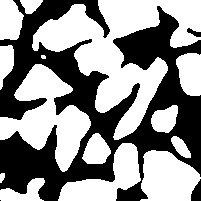
#> input picture sand_bilevel.png, 201 x 201 px
$ jupyter execute --allow-errors Assignment_4_Morphology-Solution.ipynb   (shell and % lines are left out)
#> lines starting #> are read from the running program, lines starting #| are printed output that depends on the picture; after the words box and inside, x2 and y2 are one past the last pixel; in counts of white or black regions, pixels touching at a corner belong together
[cell 1]
import numpy as np
import matplotlib.pyplot as plt
import skimage.morphology as morph
import skimage.transform as trans
from skimage import measure
from scipy import ndimage

# Exercise 1 : basic operations
Test the effect of erosion, dilation, open, close on the test
image sand_bilevel.png.

Change size and type of the structure elements.

[cell 2]
img=plt.imread('sand_bilevel.png')
#> img: shape (201, 201) float32; values 0 (black) and 1 (white), 56.1% white; 4 black regions (1 under 20 px), largest, box (x1, y1, x2, y2) and area: (0, 0, 201, 201) 17523, (191, 179, 201, 201) 150, (187, 28, 201, 37) 65
plt.imshow(img)

## Erode

[cell 3]
plt.figure(figsize=[15,9])
for i in np.arange(0,4) :
    plt.subplot(2,2,i+1)
    plt.imshow(morph.erosion(img,np.ones([3+i,3+i])))

## Dilate

[cell 4]
plt.figure(figsize=[15,9])
for i in np.arange(0,4) :
    plt.subplot(2,2,i+1)
    plt.imshow(morph.dilation(img,np.ones([3+i,3+i])))
#> this loop made 4 passes

## Open

[cell 5]
plt.figure(figsize=[15,9])
for i in np.arange(0,4) :
    plt.subplot(2,2,i+1)
    plt.imshow(morph.opening(img,np.ones([3+i,3+i])))
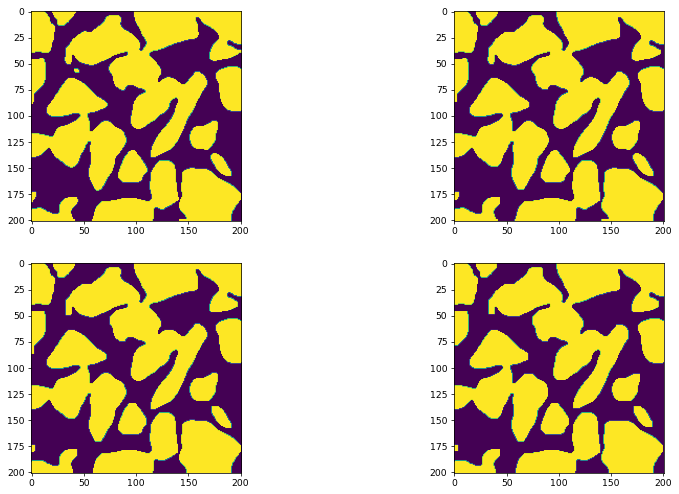
#> figure drawn by matplotlib, 4 panels

## Close

[cell 6]
plt.figure(figsize=[15,9])
for i in np.arange(0,4) :
    plt.subplot(2,2,i+1)
    plt.imshow(morph.closing(img,np.ones([3+i,3+i])))

# Exercise 2 : Illumination correction
Find a structure element that corrects the inhomogeneous illumination in the image sand_grad.png using top-hats.

Is there a difference in SE size when you use black top-hat or white top-hat, why?

[cell 7]
g=plt.imread('sand_gradient.png')
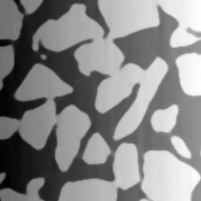
#> input picture sand_gradient.png, 201 x 201 px
#> g is the input picture: shape (201, 201) float32; min 0, max 1, mean 0.528

[cell 8]
plt.figure(figsize=[15,7])
plt.subplot(1,3,1)
plt.imshow(g)

plt.subplot(1,3,2)
plt.imshow(morph.black_tophat(g,np.ones([25,25])))

plt.subplot(1,3,3)
plt.imshow(morph.white_tophat(g,np.ones([51,51])))
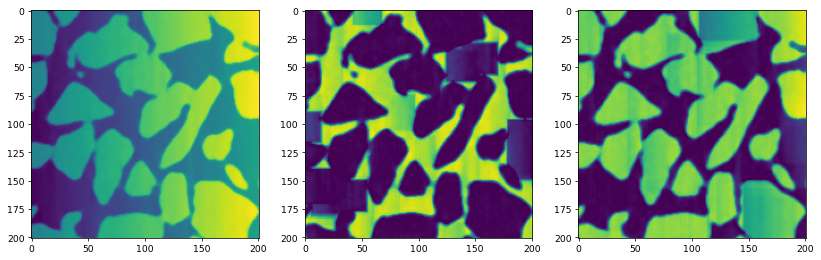
#> figure drawn by matplotlib, 3 panels

# Exercise 3 : Distance maps
Compute distance maps of the grains in the sand image using the
three metrics Euclidean, City-block, and Chessboard. Compute difference images between the first one
and the other two. What conclusion can you make regarding the
accuracy of the two connectivity based metrics compared to the
Euclidean metric.

Keep the Euclidean distance map for the next exercises.

[cell 9]
eu=ndimage.distance_transform_edt(img)
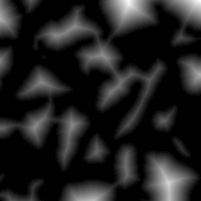
#> eu: shape (201, 201) float64; min 0, max 30.08, mean 3.9; drawn with min black and max white
cb=ndimage.distance_transform_cdt(img,metric='chessboard')
tc=ndimage.distance_transform_cdt(img,metric='taxicab')

[cell 10]
plt.figure(figsize=[15,9])
plt.subplot(2,3,1)
plt.imshow(eu)
plt.colorbar()
plt.title('Euclidean')

plt.subplot(2,3,2)
plt.imshow(tc)
plt.colorbar()
plt.title('City block')

plt.subplot(2,3,3)
plt.imshow(cb)
plt.colorbar()
plt.title('Chessboard')

plt.subplot(2,3,5)
plt.imshow(tc-eu)
plt.colorbar()
plt.title('tc-eu')

plt.subplot(2,3,6)
plt.imshow(cb-eu)
plt.colorbar()
plt.title('cb-eu')
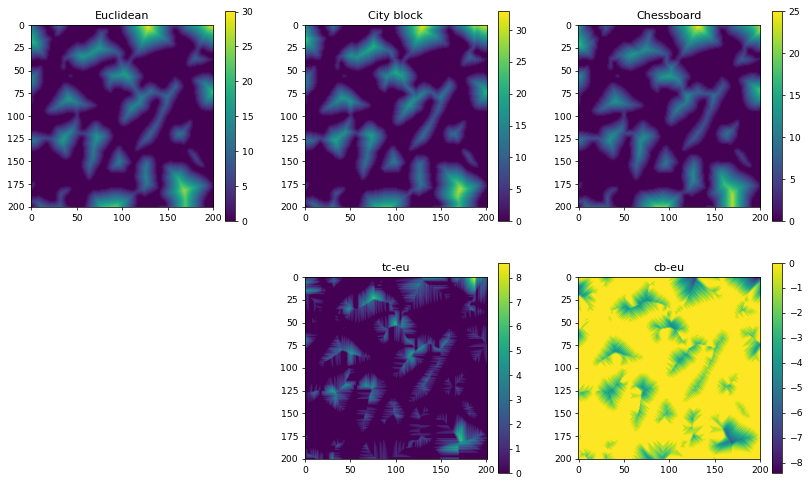
#> figure drawn by matplotlib, 10 panels

<b>Conclusion</b>: City block overestiates the distance, while chessboard under estimates

# Exercise 4: Local extrema

Compute the distance maps of both grains and pore space in the
sand image and combine them into one image as
\[
g=D_{\mathcal{E}}(f^c)-D_{\mathcal{E}}(f)
\]
Test the palette of local extrema functions on $g$.

[cell 11]
g=ndimage.distance_transform_edt(img)-ndimage.distance_transform_edt(1-img)
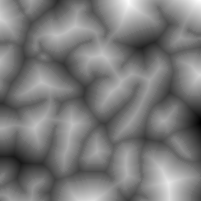
#> g: shape (201, 201) float64; min -24.76, max 30.08, mean 1.5; drawn with min black and max white
plt.imshow(g)
plt.colorbar()
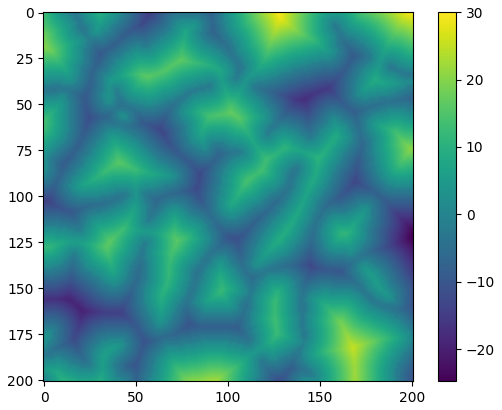
#> figure drawn by matplotlib, 2 panels

[cell 12]
plt.figure(figsize=[15,10])
h=10
plt.subplot(2,2,1)
plt.imshow(morph.local_minima(g),cmap='gray')
plt.title('local min')

plt.subplot(2,2,2)
plt.imshow(morph.h_minima(g,h),cmap='gray')
plt.title('hmin')

plt.subplot(2,2,3)
plt.imshow(morph.local_maxima(g),cmap='gray')
plt.title('local max')

plt.subplot(2,2,4)
plt.imshow(morph.h_maxima(g,h),cmap='gray')
plt.title('hmax')
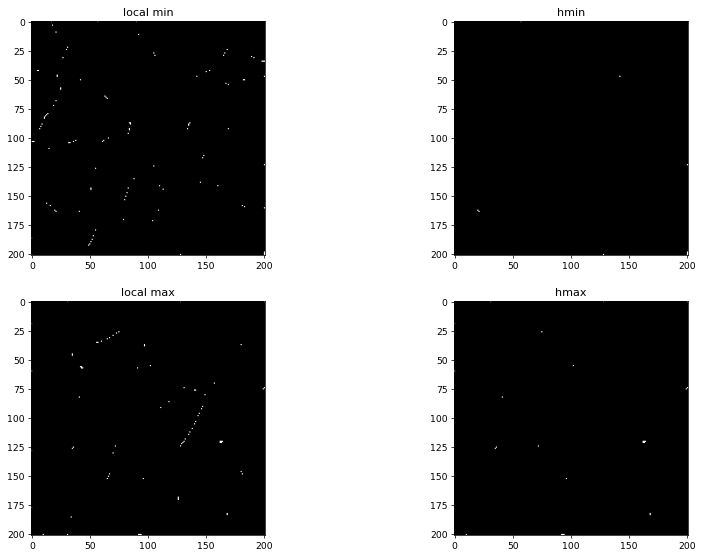
#> figure drawn by matplotlib, 4 panels

# Exercise 5: Watershed segmentation
Reading: http://scikit-image.org/docs/dev/api/skimage.morphology.html?highlight=watershed#skimage.morphology.watershed
and
http://www.scipy-lectures.org/packages/scikit-image/auto_examples/plot_segmentations.html

To segment a binary image with WS you have to compute it's
distance map (hopefully already done\ldots). The distance you have
does not show valleys as we want but rather mountains, hence we
have to negate the distance map.

The recommended peak_local_max does not perform that good for this data. I suggest using h_maxima instead

[cell 13]
from skimage.feature import peak_local_max

[cell 14]
distance = ndimage.distance_transform_edt(img)
h=3 # what happens when h is changed?
local_maxi=morph.h_maxima(distance,h)
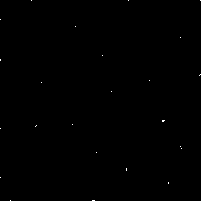
#> local_maxi: shape (201, 201); values 0 (black) and 1 (white), 0.09% white in thin lines or dots
markers = measure.label(local_maxi)
#> markers: shape (201, 201) int64; 25 distinct labels, from 0 to 24
labels_ws = morph.watershed(-distance, markers, mask=img)
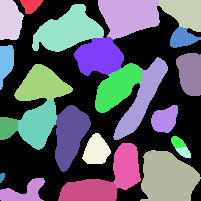
#> labels_ws: shape (201, 201) int64; 25 distinct labels, from 0 to 24; one colour per label, 0 black
#> (the rest of this cell did not finish here and is left out)
